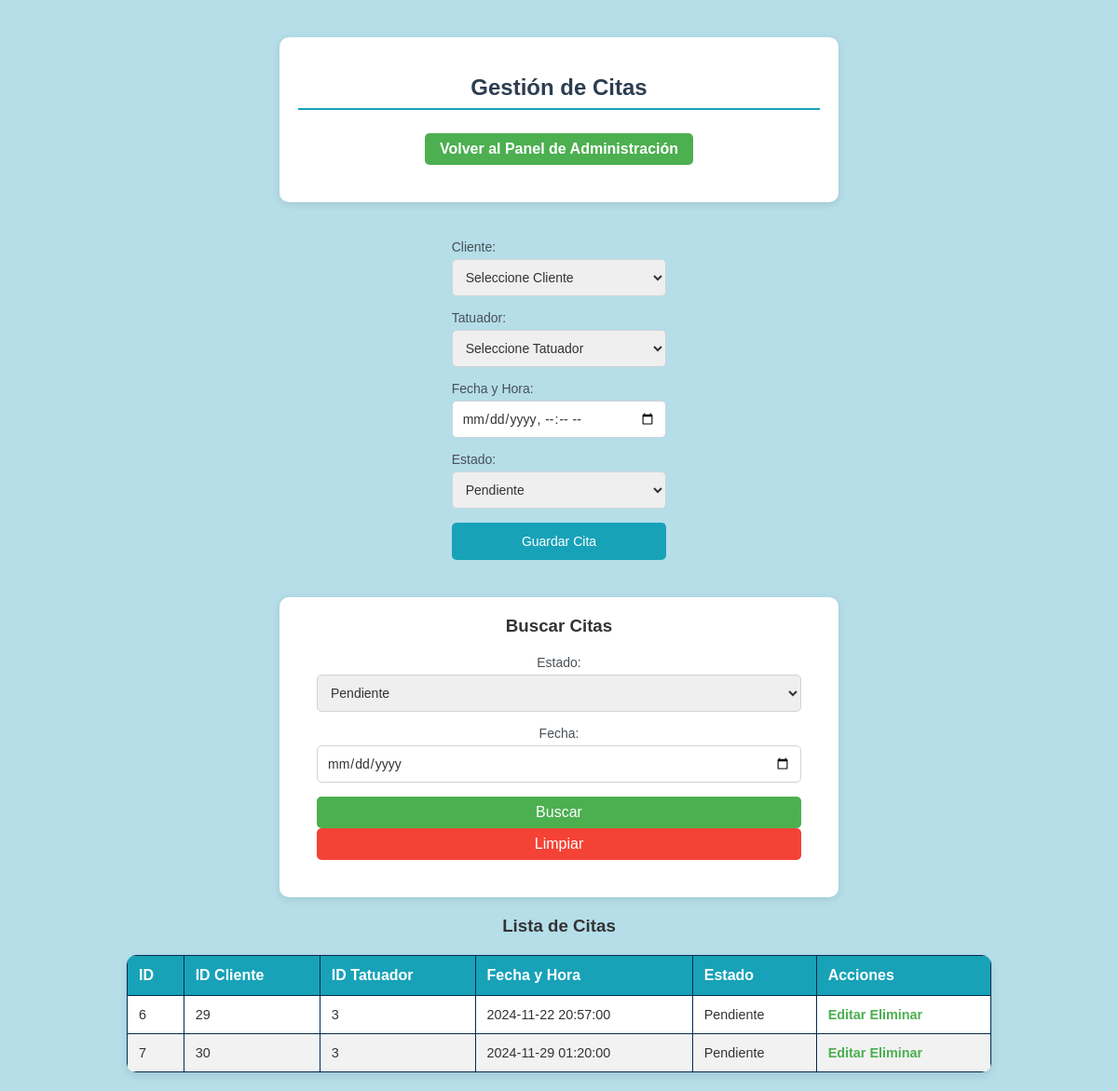
Page /citas.php?estado=Pendiente on the committed database.
### tables this page shows
CREATE TABLE `cita` (
  `id_cia` int(10) NOT NULL,
  `cle_id` int(10) NOT NULL,
  `tar_id_tar` int(10) NOT NULL,
  `fecha_y_hora` datetime NOT NULL,
  `estado` varchar(10) NOT NULL
);

### citas.php (the view, shortened to what this page needs)
<?php
include 'connection.php';
$whereClauses = [];
$params = [];
$types = "";
if (isset($_GET['estado']) && $_GET['estado'] != '') {
    $whereClauses[] = "estado = ?";
    $params[] = $_GET['estado'];
    $types .= "s";
}
$sql = "SELECT * FROM cita";
if (count($whereClauses) > 0) {
    $sql .= " WHERE " . implode(" AND ", $whereClauses);
}
$stmt = $conn->prepare($sql);
if (!empty($params)) {
    $stmt->bind_param($types, ...$params);
}
$stmt->execute();
$result = $stmt->get_result();
?>
<!DOCTYPE html>
<html lang="es">
<head>
    <link rel="stylesheet" href="css/estilo.css">
</head>
<body style='background-color: #b5dee9;'>
<div class="form-container">
    <h2>Gestión de Citas</h2>
    <a href="admin_dashboard.php" class="btn">Volver al Panel de Administración</a>
</div>
<form method="POST">
    <label for="cle_id">Cliente:</label>
    <select name="cle_id" required>
        <option value="">Seleccione Cliente</option>
    </select>
    <label for="tar_id_tar">Tatuador:</label>
    <select name="tar_id_tar" required>
        <option value="">Seleccione Tatuador</option>
    </select>
    <label for="fecha_y_hora">Fecha y Hora:</label>
    <input type="datetime-local" name="fecha_y_hora" required>
    <label for="estado">Estado:</label>
    <select name="estado" required>
        <option value="Pendiente" <?php echo isset($cita) && $cita['estado'] == 'Pendiente' ? 'selected' : ''; ?>>Pendiente</option>
    </select>
    <button type="submit">Guardar Cita</button>
</form>
<div class="search-container">
    <h3>Buscar Citas</h3>
    <form method="GET">
        <label for="estado">Estado:</label>
        <select name="estado">
            <option value="Pendiente" <?php echo isset($_GET['estado']) && $_GET['estado'] == 'Pendiente' ? 'selected' : ''; ?>>Pendiente</option>
        </select>
        <label for="fecha">Fecha:</label>
        <input type="date" name="fecha" value="<?php echo isset($_GET['fecha']) ? $_GET['fecha'] : ''; ?>">
        <button type="submit" class="btn-buscar">Buscar</button>
        <button type="reset" onclick="window.location.href='citas.php';" class="btn-limpiar">Limpiar</button>
    </form>
</div>
<h3>Lista de Citas</h3>
<table>
    <thead>
        <tr>
            <th>ID</th>
            <th>ID Cliente</th>
            <th>ID Tatuador</th>
            <th>Fecha y Hora</th>
            <th>Estado</th>
            <th>Acciones</th>
        </tr>
    </thead>
    <tbody>
        <?php while ($row = $result->fetch_assoc()): ?>
            <tr>
                <td><?php echo $row['id_cia']; ?></td>
                <td><?php echo $row['cle_id']; ?></td>
                <td><?php echo $row['tar_id_tar']; ?></td>
                <td><?php echo $row['fecha_y_hora']; ?></td>
                <td><?php echo $row['estado']; ?></td>
                <td>
                    <a href="editar_citas.php?id=<?php echo $row['id_cia']; ?>">Editar</a>
                    <a href="citas.php?delete_id=<?php echo $row['id_cia']; ?>" onclick="return confirm('¿Estás seguro de que deseas eliminar esta cita?');">Eliminar</a>
                </td>
            </tr>
        <?php endwhile; ?>
    </tbody>
</table>
</body>
</html>

### Kraken/css/estilo.css (style rules this page uses)
body { font-family: 'Arial', sans-serif; background-color: #e9ecef; margin: 0; }
.form-container { background-color: #ffffff; padding: 20px; border-radius: 8px; box-shadow: 0 4px 8px rgba(0, 0, 0, 0.1); max-width: 600px; margin: 0 auto 20px; }
.form-container h2 { font-size: 18px; color: #495057; border-bottom: 2px solid #17a2b8; padding-bottom: 8px; margin-bottom: 15px; }
form { padding: 20px; }
form label { font-size: 14px; color: #495057; display: block; margin-bottom: 5px; }
form input, form textarea, form select { width: 100%; padding: 10px; margin-bottom: 15px; border: 1px solid #ced4da; border-radius: 5px; font-size: 14px; }
form button { background-color: #17a2b8; color: #ffffff; border: none; padding: 12px 20px; border-radius: 5px; font-size: 14px; cursor: pointer; width: 100%; transition: background-color 0.3s ease; }
a { color: #17a2b8; text-decoration: none; }
table { width: 100%; border-collapse: collapse; margin-top: 20px; }
table th, table td { padding: 12px; border: 1px solid #042a50; text-align: left; }
table th { background-color: #17a2b8; color: #ffffff; }
table tbody tr:nth-child(even) { background-color: #f2f2f2; }

### citas.php (style rules this page uses)
* { margin: 0; padding: 0; box-sizing: border-box; font-family: Arial, sans-serif; color: #333; }
body { background-color: #f0f2f5; display: flex; flex-direction: column; align-items: center; min-height: 100vh; padding: 20px; }
h2 { color: #2c3e50; font-size: 2.2em; margin-top: 20px; margin-bottom: 10px; text-align: center; }
.btn { background-color: #4CAF50; color: white; padding: 10px 20px; text-decoration: none; border-radius: 5px; display: inline-block; margin-bottom: 20px; transition: background-color 0.3s; }
.form-container { width: 80%; max-width: 600px; background-color: #ffffff; padding: 20px; border-radius: 10px; box-shadow: 0 2px 10px rgba(0, 0, 0, 0.1); margin: 20px 0; text-align: center; }
.form-container h2 { color: #2c3e50; margin-bottom: 15px; font-size: 1.5em; }
.form-container .btn { background-color: #4CAF50; color: white; padding: 8px 16px; text-decoration: none; border-radius: 5px; display: inline-block; margin-top: 10px; transition: background-color 0.3s; }
.search-container { width: 80%; max-width: 600px; background-color: #ffffff; padding: 20px; border-radius: 10px; box-shadow: 0 2px 10px rgba(0, 0, 0, 0.1); margin: 20px 0; text-align: center; }
.search-container button { padding: 8px 16px; font-size: 1em; border-radius: 5px; cursor: pointer; display: inline-block; margin-right: 10px; transition: background-color 0.3s; }
.btn-buscar { background-color: #4CAF50; color: white; border: none; }
.btn-limpiar { background-color: #f44336; color: white; border: none; }
table { width: 80%; max-width: 1000px; margin-top: 20px; border-collapse: collapse; background-color: #ffffff; border-radius: 10px; overflow: hidden; box-shadow: 0 4px 8px rgba(0, 0, 0, 0.1); }
th, td { padding: 12px; text-align: left; border-bottom: 1px solid #ddd; }
th { background-color: #2c3e50; color: #ecf0f1; }
td { font-size: 0.9em; color: #333; }
a { color: #4CAF50; text-decoration: none; font-weight: bold; }

### rows in the picture
cita: id_cia "6", cle "29", tar_id_tar "3", fecha_y_hora "2024-11-22 20:57:00", estado "Pendiente"
cita: id_cia "7", cle "30", tar_id_tar "3", fecha_y_hora "2024-11-29 01:20:00", estado "Pendiente"
